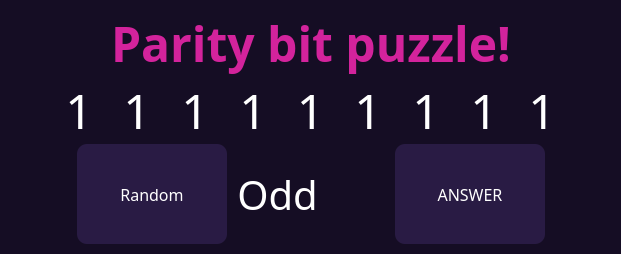
      <widget class="QWidget" name="tab">
       <property name="styleSheet">
        <string notr="true">background-color: rgb(21, 13, 36);</string>
       </property>
       <attribute name="title">
        <string>Simple</string>
       </attribute>
       <layout class="QGridLayout" name="gridLayout_2">
        <property name="leftMargin">
         <number>0</number>
        </property>
        <property name="topMargin">
         <number>0</number>
        </property>
        <property name="rightMargin">
         <number>0</number>
        </property>
        <property name="bottomMargin">
         <number>0</number>
        </property>
        <property name="spacing">
         <number>0</number>
        </property>
        <item row="0" column="0">
         <spacer name="verticalSpacer">
          <property name="orientation">
           <enum>Qt::Vertical</enum>
          </property>
          <property name="sizeType">
           <enum>QSizePolicy::Fixed</enum>
          </property>
          <property name="sizeHint" stdset="0">
           <size>
            <width>20</width>
            <height>10</height>
           </size>
          </property>
         </spacer>
        </item>
        <item row="1" column="0">
         <widget class="QFrame" name="frame">
          <property name="styleSheet">
           <string notr="true"/>
          </property>
          <property name="frameShape">
           <enum>QFrame::NoFrame</enum>
          </property>
          <property name="frameShadow">
           <enum>QFrame::Plain</enum>
          </property>
          <property name="lineWidth">
           <number>0</number>
          </property>
          <layout class="QVBoxLayout" name="verticalLayout">
           <property name="spacing">
            <number>0</number>
           </property>
           <property name="leftMargin">
            <number>0</number>
           </property>
           <property name="topMargin">
            <number>0</number>
           </property>
           <property name="rightMargin">
            <number>0</number>
           </property>
           <property name="bottomMargin">
            <number>0</number>
           </property>
           <item>
            <widget class="QFrame" name="frame_2">
             <property name="frameShape">
              <enum>QFrame::NoFrame</enum>
             </property>
             <property name="frameShadow">
              <enum>QFrame::Raised</enum>
             </property>
             <property name="lineWidth">
              <number>0</number>
             </property>
             <layout class="QHBoxLayout" name="horizontalLayout_2">
              <property name="spacing">
               <number>0</number>
              </property>
              <property name="leftMargin">
               <number>0</number>
              </property>
              <property name="topMargin">
               <number>0</number>
              </property>
              <property name="rightMargin">
               <number>0</number>
              </property>
              <property name="bottomMargin">
               <number>0</number>
              </property>
              <item>
               <spacer name="horizontalSpacer_5">
                <property name="orientation">
                 <enum>Qt::Horizontal</enum>
                </property>
                <property name="sizeHint" stdset="0">
                 <size>
                  <width>26</width>
                  <height>20</height>
                 </size>
                </property>
               </spacer>
              </item>
              <item>
               <widget class="QLabel" name="label_10">
                <property name="font">
                 <font>
                  <family>ROG Fonts</family>
                  <pointsize>36</pointsize>
                  <weight>75</weight>
                  <bold>true</bold>
                 </font>
                </property>
                <property name="styleSheet">
                 <string notr="true">color: rgb(211, 35, 156);</string>
                </property>
                <property name="text">
                 <string>Parity bit puzzle!</string>
                </property>
                <property name="scaledContents">
                 <bool>false</bool>
                </property>
                <property name="alignment">
                 <set>Qt::AlignCenter</set>
                </property>
                <property name="wordWrap">
                 <bool>false</bool>
                </property>
                <property name="indent">
                 <number>-1</number>
                </property>
               </widget>
              </item>
              <item>
               <spacer name="horizontalSpacer_6">
                <property name="orientation">
                 <enum>Qt::Horizontal</enum>
                </property>
                <property name="sizeHint" stdset="0">
                 <size>
                  <width>26</width>
                  <height>20</height>
                 </size>
                </property>
               </spacer>
              </item>
             </layout>
            </widget>
           </item>
           <item>
            <widget class="QFrame" name="frame_3">
             <property name="font">
              <font>
               <family>MS Shell Dlg 2</family>
               <stylestrategy>PreferDefault</stylestrategy>
               <kerning>true</kerning>
              </font>
             </property>
             <property name="styleSheet">
              <string notr="true"/>
             </property>
             <property name="frameShape">
              <enum>QFrame::NoFrame</enum>
             </property>
             <property name="frameShadow">
              <enum>QFrame::Plain</enum>
             </property>
             <property name="lineWidth">
              <number>0</number>
             </property>
             <layout class="QHBoxLayout" name="horizontalLayout">
              <property name="spacing">
               <number>0</number>
              </property>
              <property name="sizeConstraint">
               <enum>QLayout::SetDefaultConstraint</enum>
              </property>
              <property name="leftMargin">
               <number>0</number>
              </property>
              <property name="topMargin">
               <number>0</number>
              </property>
              <property name="rightMargin">
               <number>0</number>
              </property>
              <property name="bottomMargin">
               <number>0</number>
              </property>
              <item>
               <spacer name="horizontalSpacer_3">
                <property name="orientation">
                 <enum>Qt::Horizontal</enum>
                </property>
                <property name="sizeType">
                 <enum>QSizePolicy::Maximum</enum>
                </property>
                <property name="sizeHint" stdset="0">
                 <size>
                  <width>50</width>
                  <height>20</height>
                 </size>
                </property>
               </spacer>
              </item>
              <item>
               <widget class="QLabel" name="bit_1">
                <property name="font">
                 <font>
                  <family>ROG Fonts</family>
                  <pointsize>36</pointsize>
                 </font>
                </property>
                <property name="layoutDirection">
                 <enum>Qt::LeftToRight</enum>
                </property>
                <property name="styleSheet">
                 <string notr="true">color: rgb(255, 255, 255);</string>
                </property>
                <property name="text">
                 <string>1</string>
                </property>
                <property name="alignment">
                 <set>Qt::AlignCenter</set>
                </property>
               </widget>
              </item>
              <item>
               <widget class="QLabel" name="bit_2">
                <property name="font">
                 <font>
                  <family>ROG Fonts</family>
                  <pointsize>36</pointsize>
                 </font>
                </property>
                <property name="layoutDirection">
                 <enum>Qt::LeftToRight</enum>
                </property>
                <property name="styleSheet">
                 <string notr="true">color: rgb(255, 255, 255);</string>
                </property>
                <property name="text">
                 <string>1</string>
                </property>
                <property name="alignment">
                 <set>Qt::AlignCenter</set>
                </property>
               </widget>
              </item>
              <item>
               <widget class="QLabel" name="bit_3">
                <property name="font">
                 <font>
                  <family>ROG Fonts</family>
                  <pointsize>36</pointsize>
                 </font>
                </property>
                <property name="layoutDirection">
                 <enum>Qt::LeftToRight</enum>
                </property>
                <property name="styleSheet">
                 <string notr="true">color: rgb(255, 255, 255);</string>
                </property>
                <property name="text">
                 <string>1</string>
                </property>
                <property name="alignment">
                 <set>Qt::AlignCenter</set>
                </property>
               </widget>
              </item>
              <item>
               <widget class="QLabel" name="bit_4">
                <property name="font">
                 <font>
                  <family>ROG Fonts</family>
                  <pointsize>36</pointsize>
                 </font>
                </property>
                <property name="layoutDirection">
                 <enum>Qt::LeftToRight</enum>
                </property>
                <property name="styleSheet">
                 <string notr="true">color: rgb(255, 255, 255);</string>
                </property>
                <property name="text">
                 <string>1</string>
                </property>
                <property name="alignment">
                 <set>Qt::AlignCenter</set>
                </property>
               </widget>
              </item>
              <item>
               <widget class="QLabel" name="bit_5">
                <property name="font">
                 <font>
                  <family>ROG Fonts</family>
                  <pointsize>36</pointsize>
                 </font>
                </property>
                <property name="layoutDirection">
                 <enum>Qt::LeftToRight</enum>
                </property>
                <property name="styleSheet">
                 <string notr="true">color: rgb(255, 255, 255);</string>
                </property>
                <property name="text">
                 <string>1</string>
                </property>
                <property name="alignment">
                 <set>Qt::AlignCenter</set>
                </property>
               </widget>
              </item>
              <item>
               <widget class="QLabel" name="bit_6">
                <property name="font">
                 <font>
                  <family>ROG Fonts</family>
                  <pointsize>36</pointsize>
                 </font>
                </property>
                <property name="layoutDirection">
                 <enum>Qt::LeftToRight</enum>
                </property>
                <property name="styleSheet">
                 <string notr="true">color: rgb(255, 255, 255);</string>
                </property>
                <property name="text">
                 <string>1</string>
                </property>
                <property name="alignment">
                 <set>Qt::AlignCenter</set>
                </property>
               </widget>
              </item>
              <item>
               <widget class="QLabel" name="bit_7">
                <property name="font">
                 <font>
                  <family>ROG Fonts</family>
                  <pointsize>36</pointsize>
                 </font>
                </property>
                <property name="layoutDirection">
                 <enum>Qt::LeftToRight</enum>
                </property>
                <property name="styleSheet">
                 <string notr="true">color: rgb(255, 255, 255);</string>
                </property>
                <property name="text">
                 <string>1</string>
                </property>
                <property name="alignment">
                 <set>Qt::AlignCenter</set>
                </property>
               </widget>
              </item>
              <item>
               <widget class="QLabel" name="bit_8">
                <property name="font">
                 <font>
                  <family>ROG Fonts</family>
                  <pointsize>36</pointsize>
                 </font>
                </property>
                <property name="layoutDirection">
                 <enum>Qt::LeftToRight</enum>
                </property>
                <property name="styleSheet">
                 <string notr="true">color: rgb(255, 255, 255);</string>
                </property>
                <property name="text">
                 <string>1</string>
                </property>
                <property name="alignment">
                 <set>Qt::AlignCenter</set>
                </property>
               </widget>
              </item>
              <item>
               <widget class="QLabel" name="bit_9">
                <property name="font">
                 <font>
                  <family>ROG Fonts</family>
                  <pointsize>36</pointsize>
                 </font>
                </property>
                <property name="layoutDirection">
                 <enum>Qt::LeftToRight</enum>
                </property>
                <property name="styleSheet">
                 <string notr="true">color: rgb(255, 255, 255);</string>
                </property>
                <property name="frameShadow">
                 <enum>QFrame::Plain</enum>
                </property>
                <property name="lineWidth">
                 <number>0</number>
                </property>
                <property name="text">
                 <string>1</string>
                </property>
                <property name="alignment">
                 <set>Qt::AlignCenter</set>
                </property>
               </widget>
              </item>
              <item>
               <spacer name="horizontalSpacer_4">
                <property name="orientation">
                 <enum>Qt::Horizontal</enum>
                </property>
                <property name="sizeType">
                 <enum>QSizePolicy::Maximum</enum>
                </property>
                <property name="sizeHint" stdset="0">
                 <size>
                  <width>50</width>
                  <height>20</height>
                 </size>
                </property>
               </spacer>
              </item>
             </layout>
            </widget>
           </item>
           <item>
            <widget class="QFrame" name="frame_4">
             <property name="frameShape">
              <enum>QFrame::NoFrame</enum>
             </property>
             <property name="frameShadow">
              <enum>QFrame::Plain</enum>
             </property>
             <property name="lineWidth">
              <number>0</number>
             </property>
             <layout class="QHBoxLayout" name="horizontalLayout_3">
              <property name="spacing">
               <number>0</number>
              </property>
              <property name="leftMargin">
               <number>0</number>
              </property>
              <property name="topMargin">
               <number>0</number>
              </property>
              <property name="rightMargin">
               <number>0</number>
              </property>
              <property name="bottomMargin">
               <number>0</number>
              </property>
              <item>
               <spacer name="horizontalSpacer_7">
                <property name="orientation">
                 <enum>Qt::Horizontal</enum>
                </property>
                <property name="sizeType">
                 <enum>QSizePolicy::MinimumExpanding</enum>
                </property>
                <property name="sizeHint" stdset="0">
                 <size>
                  <width>77</width>
                  <height>20</height>
                 </size>
                </property>
               </spacer>
              </item>
              <item>
               <widget class="QPushButton" name="random_btn">
                <property name="minimumSize">
                 <size>
                  <width>150</width>
                  <height>100</height>
                 </size>
                </property>
                <property name="font">
                 <font>
                  <family>ROG Fonts</family>
                  <pointsize>12</pointsize>
                 </font>
                </property>
                <property name="styleSheet">
                 <string notr="true">QPushButton{
color: White;
background-color: rgb(41, 27, 68);
border-style: outset;
border-radius: 10px
}

QPushButton::hover{
background-color: rgb(46, 32, 73);
}

QPushButton::pressed{
background-color: rgb(31, 17, 58);
}</string>
                </property>
                <property name="text">
                 <string>Random</string>
                </property>
                <property name="iconSize">
                 <size>
                  <width>20</width>
                  <height>50</height>
                 </size>
                </property>
               </widget>
              </item>
              <item>
               <spacer name="horizontalSpacer_8">
                <property name="orientation">
                 <enum>Qt::Horizontal</enum>
                </property>
                <property name="sizeType">
                 <enum>QSizePolicy::MinimumExpanding</enum>
                </property>
                <property name="sizeHint" stdset="0">
                 <size>
                  <width>10</width>
                  <height>20</height>
                 </size>
                </property>
               </spacer>
              </item>
              <item>
               <widget class="QLabel" name="bit_0">
                <property name="font">
                 <font>
                  <family>ROG Fonts</family>
                  <pointsize>30</pointsize>
                 </font>
                </property>
                <property name="layoutDirection">
                 <enum>Qt::LeftToRight</enum>
                </property>
                <property name="styleSheet">
                 <string notr="true">color: rgb(255, 255, 255);</string>
                </property>
                <property name="text">
                 <string>Odd</string>
                </property>
                <property name="alignment">
                 <set>Qt::AlignCenter</set>
                </property>
               </widget>
              </item>
              <item>
               <spacer name="horizontalSpacer_10">
                <property name="orientation">
                 <enum>Qt::Horizontal</enum>
                </property>
                <property name="sizeType">
                 <enum>QSizePolicy::MinimumExpanding</enum>
                </property>
                <property name="sizeHint" stdset="0">
                 <size>
                  <width>77</width>
                  <height>20</height>
                 </size>
                </property>
               </spacer>
              </item>
              <item>
               <widget class="QPushButton" name="answer_btn">
                <property name="minimumSize">
                 <size>
                  <width>150</width>
                  <height>100</height>
                 </size>
                </property>
                <property name="font">
                 <font>
                  <family>ROG Fonts</family>
                  <pointsize>12</pointsize>
                 </font>
                </property>
                <property name="styleSheet">
                 <string notr="true">QPushButton{
color: White;
background-color: rgb(41, 27, 68);
border-style: outset;
border-radius: 10px
}

QPushButton::hover{
background-color: rgb(46, 32, 73);
}

QPushButton::pressed{
background-color: rgb(31, 17, 58);
}</string>
                </property>
                <property name="text">
                 <string>ANSWER</string>
                </property>
               </widget>
              </item>
              <item>
               <spacer name="horizontalSpacer_9">
                <property name="orientation">
                 <enum>Qt::Horizontal</enum>
                </property>
                <property name="sizeType">
                 <enum>QSizePolicy::MinimumExpanding</enum>
                </property>
                <property name="sizeHint" stdset="0">
                 <size>
                  <width>76</width>
                  <height>20</height>
                 </size>
                </property>
               </spacer>
              </item>
             </layout>
            </widget>
           </item>
          </layout>
         </widget>
        </item>
        <item row="1" column="1">
         <spacer name="horizontalSpacer_2">
          <property name="orientation">
           <enum>Qt::Horizontal</enum>
          </property>
          <property name="sizeType">
           <enum>QSizePolicy::Maximum</enum>
          </property>
          <property name="sizeHint" stdset="0">
           <size>
            <width>0</width>
            <height>20</height>
           </size>
          </property>
         </spacer>
        </item>
        <item row="2" column="0">
         <spacer name="verticalSpacer_2">
          <property name="orientation">
           <enum>Qt::Vertical</enum>
          </property>
          <property name="sizeType">
           <enum>QSizePolicy::Maximum</enum>
          </property>
          <property name="sizeHint" stdset="0">
           <size>
            <width>20</width>
            <height>10</height>
           </size>
          </property>
         </spacer>
        </item>
       </layout>
      </widget>
